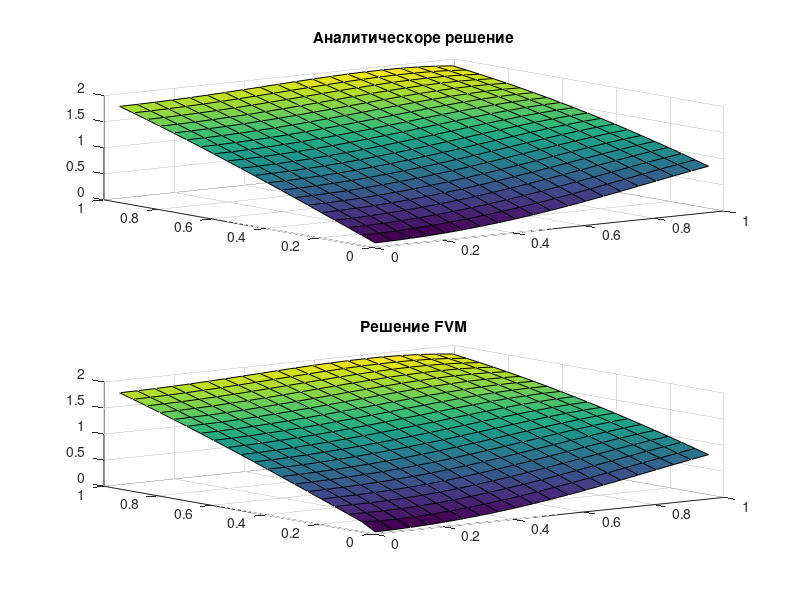

MATLAB code to generate this figure:
clc
close all
clear 

ax = 0; bx = 1;
ay = 0; by = 1;
vx = 1; vy = 1;

nx=20;ny=20;
dx=(bx-ax)/nx;
dy=(by-ay)/ny;
dt=0.004;
nt=1/dt;

x = ax+dx/2 : dx : bx;
y = ay+dy/2 : dy : by;
t=0:dt:1;
[X,Y] = meshgrid(x,y);

%Инициализация матрицы решений
u=zeros(nx,ny,nt);
u0=zeros(nx,ny);
u_analit=zeros(nx,ny,nt);

g=@(x,y,t) sin(x+y^2)+x*t;
f=@(x,y,t) x+t+cos(x+y^2)*(1+2*y);
bc_1=@(x,t)sin(x)+x*t;
bc_2=@(y,t)sin(y^2);
bc_3=@(x,t)sin(x+1)+x*t;
bc_4=@(y,t)sin(y^2+1)+t;
ic = @(x,y)sin(x+y^2);

%Начальные условия
for i = 1:(nx)
    for j = 1:(ny)
        u(i,j,1) = ic(x(i),y(j));
    end
end

%Граничные условия
for k=1:nt
    for i=1:nx
        u(i,1,k)=bc_1(x(i),t(k));   
    end
    for j=1:ny
        u(1,j,k)=bc_2(y(j),t(k));
    end
end

%Расчет и вывод аналитического решения
for k=1:nt
    for i = 1:nx
        for j = 1:ny
            u_analit(i,j,k) = g(x(i),y(j),t(k));
        end
    end
end
%Построение графика
subplot(2,1,1);
u_new_analit=u_analit(:,:,nt);
figure(1)
surf(X,Y,u_new_analit);
title('Аналитическоре решение')
%Создание меню
r = menu ( 'Menu',' Перенос  '  , ' Линейная интерполяция'  , ' Квадратичная интерполяция ');
 
switch r 
    
 case 1 
     %Перенос 
for k=1:nt
    for i=2:nx
        for j=2:ny  
            u(i,j,k+1)=u(i,j,k)-dt*vx*((u(i,j,k)-u(i-1,j,k))/dx)-vy*dt*((u(i,j,k)-u(i,j-1,k))/dy)+dt*f(x(i),y(j),t(k));  
        end
    end
end

    case 2
      
 for k=1:nt
    for i=1:nx
        u(i,ny,k)=bc_3(x(i),t(k));
    end
    for j=1:ny
        u(nx,j,k)=bc_4(y(j),t(k));
    end
end       
%Линейная интерполяция  
 for k=1:nt
    for i=2:nx-1
        for j=2:ny-1
            u(i,j,k+1)=u(i,j,k)-dt*vx*(u(i+1,j,k)-u(i-1,j,k))/(2*dx)-vy*dt*(u(i,j+1,k)-u(i,j-1,k))/(2*dy)+dt*f(x(i),y(j),t(k)); 
             
        end
    end
 end
       
    case 3
        
for k = 2:nt
    for i = 2:nx
    u(i,2,k) = g(x(i),y(2),t(k));
    u(i,3,k) = g(x(i),y(3),t(k));
    u(i,ny,k) = g(x(i),y(ny),t(k));
    end
    
    for j = 2:ny
    u(2,j,k) = g(x(2),y(j),t(k));
    u(3,j,k) = g(x(3),y(j),t(k));
    u(nx,j,k) = g(x(nx),y(j),t(k));
    end
end
%Квадратичная интерполяция
for k=1:nt-1
    for i=3:nx-1
        for j=3:ny-1
             u(i,j,k+1) = u(i,j,k)-dt*(((u(i-2,j,k)-7*u(i-1,j,k)+3*u(i,j,k)+3*u(i+1,j,k))*vx)/(dx*8) + ((u(i,j-2,k)-7*u(i,j-1,k)+3*u(i,j,k)+3*u(i,j+1,k))*vy)/(dy*8))+dt*f(x(i),y(j),t(k));
        end
    end
end

end

%Вывод решения
subplot(2,1,2);
u_new=u(:,:,nt);
% figure(2)
surf(X,Y,u_new);
title('Решение FVM')

% error=abs(u_analit(:,:,nt)-u(:,:,nt));
% figure(3)
% surf(X,Y,error);
% title('error')

